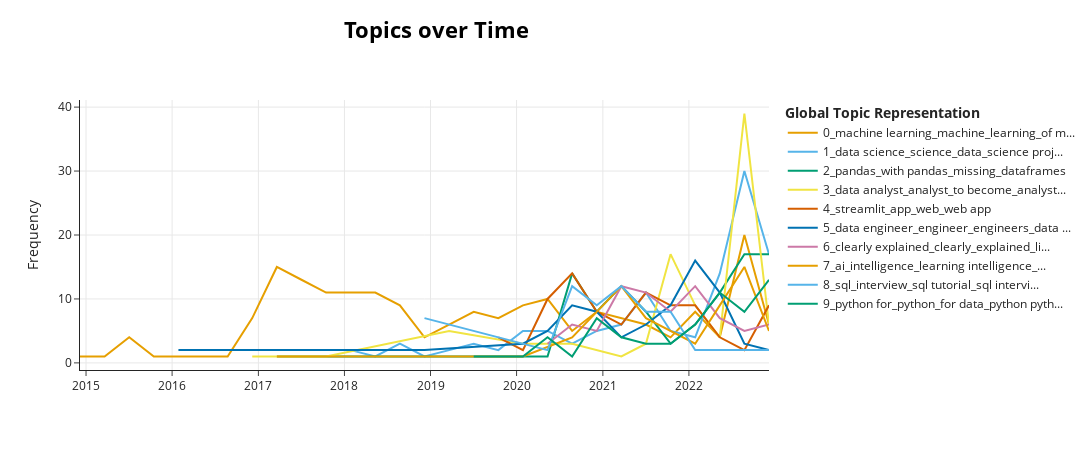

Notebook code cell kept with this figure:
### Code cell
topic_model_base_title.visualize_topics_over_time(topics_over_time_base_caption, top_n_topics=10)

### Figure 1 — Plotly figure (JSON) as saved in the notebook; plotly's stock layout.template omitted (floating-point values rounded to 4 significant figures)
{"data": [{"hoverinfo": "text", "hovertext": ["<b>Topic 0</b><br>Words: variation, squared, the, the variation, variation around", "<b>Topic 0</b><br>Words: standard, the standard, the, the mean, standard error", "<b>Topic 0</b><br>Words: the, we, variation, gene, for", "<b>Topic 0</b><br>Words: genes, the, gene, clustering, we", "<b>Topic 0</b><br>Words: the, categories, genes, we, lda", "<b>Topic 0</b><br>Words: size, sample size, the, sample, variation", "<b>Topic 0</b><br>Words: the, log, we, log base, of", "<b>Topic 0</b><br>Words: the, we, of, to, and", "<b>Topic 0</b><br>Words: the, we, quest, of, for", "<b>Topic 0</b><br>Words: the, we, quest, stat, gene", "<b>Topic 0</b><br>Words: the, we, quest, of, to", "<b>Topic 0</b><br>Words: the, likelihood, log, we, the log", "<b>Topic 0</b><br>Words: the, regression, ridge, we, ridge regression", "<b>Topic 0</b><br>Words: the, we, intercept, sample, the intercept", "<b>Topic 0</b><br>Words: the, we, sub, for, predicted", "<b>Topic 0</b><br>Words: the, we, gene, and, for", "<b>Topic 0</b><br>Words: the, we, tree, for, residuals", "<b>Topic 0</b><br>Words: the, we, value, and, in", "<b>Topic 0</b><br>Words: the, we, and, that, to", "<b>Topic 0</b><br>Words: sub, the, residuals, of the, we", "<b>Topic 0</b><br>Words: the, setosa, for setosa, we, for", "<b>Topic 0</b><br>Words: the, we, quest, of, to", "<b>Topic 0</b><br>Words: the, probability, we, the probability, surprise", "<b>Topic 0</b><br>Words: the, version, we, version one, cluster", "<b>Topic 0</b><br>Words: the, we, and, to, is", "<b>Topic 0</b><br>Words: the, we, neural, network, recurrent neural", "<b>Topic 0</b><br>Words: the, we, and, for, to", "<b>Topic 0</b><br>Words: the, we, and, for, in"], "marker": {"color": "#E69F00"}, "mode": "lines", "name": "0_machine learning_machine_learning_of m...", "type": "scatter", "x": ["2014-12-06T08:48:00", "2015-03-20T17:36:00", "2015-07-03T02:24:00", "2015-10-15T11:12:00", "2016-05-11T04:48:00", "2016-08-23T13:36:00", "2016-12-05T22:24:00", "2017-03-20T07:12:00", "2017-07-02T16:00:00", "2017-10-15T00:48:00", "2018-01-27T09:36:00", "2018-05-11T18:24:00", "2018-08-24T03:12:00", "2018-12-06T12:00:00", "2019-03-20T20:48:00", "2019-07-03T05:36:00", "2019-10-15T14:24:00", "2020-01-27T23:12:00", "2020-05-11T08:00:00", "2020-08-23T16:48:00", "2020-12-06T01:36:00", "2021-03-20T10:24:00", "2021-07-02T19:12:00", "2021-10-15T04:00:00", "2022-01-27T12:48:00", "2022-05-11T21:36:00", "2022-08-24T06:24:00", "2022-12-06T15:12:00"], "y": [1, 1, 4, 1, 1, 1, 7, 15, 13, 11, 11, 11, 9, 4, 6, 8, 7, 9, 10, 5, 8, 7, 6, 4, 8, 4, 20, 6]}, {"hoverinfo": "text", "hovertext": ["<b>Topic 1</b><br>Words: you, it, that, to, but", "<b>Topic 1</b><br>Words: it, you, that, to, and", "<b>Topic 1</b><br>Words: it, you, that, we, so", "<b>Topic 1</b><br>Words: you, to, that, it, right", "<b>Topic 1</b><br>Words: you, it, to, that, the", "<b>Topic 1</b><br>Words: you, it, to, that, right", "<b>Topic 1</b><br>Words: it, that, and, the, to", "<b>Topic 1</b><br>Words: that, the, it, you, to", "<b>Topic 1</b><br>Words: you, that, to, it, the", "<b>Topic 1</b><br>Words: um, you, it, that, to", "<b>Topic 1</b><br>Words: you, to, that, it, um", "<b>Topic 1</b><br>Words: like, it, um, you, that", "<b>Topic 1</b><br>Words: to, so, like, you, it", "<b>Topic 1</b><br>Words: like, it, um, you, that", "<b>Topic 1</b><br>Words: like, it, you, um, that", "<b>Topic 1</b><br>Words: it, we, so, that, to", "<b>Topic 1</b><br>Words: it, like, um, that, you", "<b>Topic 1</b><br>Words: it, uh, like, um, this"], "marker": {"color": "#56B4E9"}, "mode": "lines", "name": "1_data science_science_data_science proj...", "type": "scatter", "x": ["2018-01-27T09:36:00", "2018-05-11T18:24:00", "2018-08-24T03:12:00", "2018-12-06T12:00:00", "2019-03-20T20:48:00", "2019-07-03T05:36:00", "2019-10-15T14:24:00", "2020-01-27T23:12:00", "2020-05-11T08:00:00", "2020-08-23T16:48:00", "2020-12-06T01:36:00", "2021-03-20T10:24:00", "2021-07-02T19:12:00", "2021-10-15T04:00:00", "2022-01-27T12:48:00", "2022-05-11T21:36:00", "2022-08-24T06:24:00", "2022-12-06T15:12:00"], "y": [2, 1, 3, 1, 2, 3, 2, 5, 5, 3, 5, 6, 11, 5, 4, 14, 30, 17]}, {"hoverinfo": "text", "hovertext": ["<b>Topic 2</b><br>Words: profanity, text, we, this, here", "<b>Topic 2</b><br>Words: cashier, item, we, the, list", "<b>Topic 2</b><br>Words: the, so, we, species, and", "<b>Topic 2</b><br>Words: python, the, so, and, load", "<b>Topic 2</b><br>Words: will, country, the, and, this", "<b>Topic 2</b><br>Words: we, and, to, the, this", "<b>Topic 2</b><br>Words: and, the, you, we, um", "<b>Topic 2</b><br>Words: and, we, the, to, it", "<b>Topic 2</b><br>Words: and, the, to, data, so", "<b>Topic 2</b><br>Words: the, and, plot, you, plots", "<b>Topic 2</b><br>Words: we, the, and, so, this", "<b>Topic 2</b><br>Words: we, the, and, this, to", "<b>Topic 2</b><br>Words: we, and, this, to, the", "<b>Topic 2</b><br>Words: we, and, it, to, this"], "marker": {"color": "#009E73"}, "mode": "lines", "name": "2_pandas_with pandas_missing_dataframes", "type": "scatter", "x": ["2017-03-20T07:12:00", "2018-12-06T12:00:00", "2019-03-20T20:48:00", "2020-01-27T23:12:00", "2020-05-11T08:00:00", "2020-08-23T16:48:00", "2020-12-06T01:36:00", "2021-03-20T10:24:00", "2021-07-02T19:12:00", "2021-10-15T04:00:00", "2022-01-27T12:48:00", "2022-05-11T21:36:00", "2022-08-24T06:24:00", "2022-12-06T15:12:00"], "y": [1, 1, 1, 1, 1, 14, 8, 12, 8, 3, 6, 11, 17, 17]}, {"hoverinfo": "text", "hovertext": ["<b>Topic 3</b><br>Words: she, she going, so she, her, flower", "<b>Topic 3</b><br>Words: the, and, deep, it, of", "<b>Topic 3</b><br>Words: neural, networks, neural networks, of, and", "<b>Topic 3</b><br>Words: the, so, is, and, we", "<b>Topic 3</b><br>Words: we, the, to, and, neural", "<b>Topic 3</b><br>Words: the, attack, model, adversarial examples, examples", "<b>Topic 3</b><br>Words: the, network, of, you, to", "<b>Topic 3</b><br>Words: the, to, you, is, network", "<b>Topic 3</b><br>Words: the, we, and, is, to", "<b>Topic 3</b><br>Words: we, the, so, layers, layer", "<b>Topic 3</b><br>Words: the, we, to, is, you", "<b>Topic 3</b><br>Words: the, to, is, output, you"], "marker": {"color": "#F0E442"}, "mode": "lines", "name": "3_data analyst_analyst_to become_analyst...", "type": "scatter", "x": ["2016-12-05T22:24:00", "2017-10-15T00:48:00", "2019-03-20T20:48:00", "2020-01-27T23:12:00", "2020-08-23T16:48:00", "2021-03-20T10:24:00", "2021-07-02T19:12:00", "2021-10-15T04:00:00", "2022-01-27T12:48:00", "2022-05-11T21:36:00", "2022-08-24T06:24:00", "2022-12-06T15:12:00"], "y": [1, 1, 5, 3, 3, 1, 3, 17, 9, 4, 39, 6]}, {"hoverinfo": "text", "hovertext": ["<b>Topic 4</b><br>Words: company, you, that, to, they", "<b>Topic 4</b><br>Words: questions, interview, you, that, in", "<b>Topic 4</b><br>Words: you, that, and, to, like", "<b>Topic 4</b><br>Words: you, that, um, know, and", "<b>Topic 4</b><br>Words: you, that, um, to, it", "<b>Topic 4</b><br>Words: you, like, that, and, to", "<b>Topic 4</b><br>Words: you, and, that, to, it", "<b>Topic 4</b><br>Words: you, like, and, that, to", "<b>Topic 4</b><br>Words: you, and, that, to, it", "<b>Topic 4</b><br>Words: you, um, that, and, it", "<b>Topic 4</b><br>Words: you, to, job, build, your", "<b>Topic 4</b><br>Words: you, um, and, that, it"], "marker": {"color": "#D55E00"}, "mode": "lines", "name": "4_streamlit_app_web_web app", "type": "scatter", "x": ["2019-10-15T14:24:00", "2020-01-27T23:12:00", "2020-05-11T08:00:00", "2020-08-23T16:48:00", "2020-12-06T01:36:00", "2021-03-20T10:24:00", "2021-07-02T19:12:00", "2021-10-15T04:00:00", "2022-01-27T12:48:00", "2022-05-11T21:36:00", "2022-08-24T06:24:00", "2022-12-06T15:12:00"], "y": [4, 2, 10, 14, 8, 6, 11, 9, 9, 4, 2, 9]}, {"hoverinfo": "text", "hovertext": ["<b>Topic 5</b><br>Words: okay, to, of, the, so", "<b>Topic 5</b><br>Words: the, it, and, you, to", "<b>Topic 5</b><br>Words: the, you, of, that, to", "<b>Topic 5</b><br>Words: that, you, to, this, chair", "<b>Topic 5</b><br>Words: the, and, you, that, like", "<b>Topic 5</b><br>Words: to, that, the, you, it", "<b>Topic 5</b><br>Words: we, the, to, model, so", "<b>Topic 5</b><br>Words: you, that, to, and, the", "<b>Topic 5</b><br>Words: that, to, my, and, the", "<b>Topic 5</b><br>Words: that, to, you, and, it", "<b>Topic 5</b><br>Words: to, and, that, you, the", "<b>Topic 5</b><br>Words: to, and, the, that, like", "<b>Topic 5</b><br>Words: you, that, to, and, it", "<b>Topic 5</b><br>Words: and, to, the, of, you"], "marker": {"color": "#0072B2"}, "mode": "lines", "name": "5_data engineer_engineer_engineers_data ...", "type": "scatter", "x": ["2016-01-27T20:00:00", "2017-07-02T16:00:00", "2018-12-06T12:00:00", "2020-01-27T23:12:00", "2020-05-11T08:00:00", "2020-08-23T16:48:00", "2020-12-06T01:36:00", "2021-03-20T10:24:00", "2021-07-02T19:12:00", "2021-10-15T04:00:00", "2022-01-27T12:48:00", "2022-05-11T21:36:00", "2022-08-24T06:24:00", "2022-12-06T15:12:00"], "y": [2, 2, 2, 3, 5, 9, 8, 4, 6, 9, 16, 11, 3, 2]}, {"hoverinfo": "text", "hovertext": ["<b>Topic 6</b><br>Words: will, the, excel, file, in", "<b>Topic 6</b><br>Words: will, the, file, excel, to", "<b>Topic 6</b><br>Words: will, the, excel, workbook, in", "<b>Topic 6</b><br>Words: will, the, file, excel, to", "<b>Topic 6</b><br>Words: will, the, excel, file, workbook", "<b>Topic 6</b><br>Words: will, the, excel, to, we", "<b>Topic 6</b><br>Words: will, the, file, to, excel", "<b>Topic 6</b><br>Words: will, the, file, excel, to", "<b>Topic 6</b><br>Words: will, the, excel, sheet, file", "<b>Topic 6</b><br>Words: the, will, chatgpt, excel, in"], "marker": {"color": "#CC79A7"}, "mode": "lines", "name": "6_clearly explained_clearly_explained_li...", "type": "scatter", "x": ["2020-05-11T08:00:00", "2020-08-23T16:48:00", "2020-12-06T01:36:00", "2021-03-20T10:24:00", "2021-07-02T19:12:00", "2021-10-15T04:00:00", "2022-01-27T12:48:00", "2022-05-11T21:36:00", "2022-08-24T06:24:00", "2022-12-06T15:12:00"], "y": [3, 6, 5, 12, 11, 8, 12, 7, 5, 6]}, {"hoverinfo": "text", "hovertext": ["<b>Topic 7</b><br>Words: machine, learning, machine learning, you, of", "<b>Topic 7</b><br>Words: learning, of, machine, machine learning, and", "<b>Topic 7</b><br>Words: learning, machine learning, machine, you, of", "<b>Topic 7</b><br>Words: machine, learning, machine learning, you, of", "<b>Topic 7</b><br>Words: machine learning, machine, learning, of, and", "<b>Topic 7</b><br>Words: machine learning, machine, learning, you, of", "<b>Topic 7</b><br>Words: machine learning, machine, learning, of, to", "<b>Topic 7</b><br>Words: learning, machine learning, machine, of, you", "<b>Topic 7</b><br>Words: machine learning, machine, learning, of, and", "<b>Topic 7</b><br>Words: learning, machine learning, machine, you, of", "<b>Topic 7</b><br>Words: learning, machine learning, machine, you, of", "<b>Topic 7</b><br>Words: machine learning, machine, learning, you, of", "<b>Topic 7</b><br>Words: like, of, you, kind of, kind"], "marker": {"color": "#E69F00"}, "mode": "lines", "name": "7_ai_intelligence_learning intelligence_...", "type": "scatter", "x": ["2017-03-20T07:12:00", "2018-05-11T18:24:00", "2018-12-06T12:00:00", "2020-01-27T23:12:00", "2020-08-23T16:48:00", "2020-12-06T01:36:00", "2021-03-20T10:24:00", "2021-07-02T19:12:00", "2021-10-15T04:00:00", "2022-01-27T12:48:00", "2022-05-11T21:36:00", "2022-08-24T06:24:00", "2022-12-06T15:12:00"], "y": [1, 1, 1, 1, 4, 8, 12, 7, 5, 3, 9, 15, 5]}, {"hoverinfo": "text", "hovertext": ["<b>Topic 8</b><br>Words: we, so, we re, our, re", "<b>Topic 8</b><br>Words: our, we, so, we ve, ve", "<b>Topic 8</b><br>Words: our, we, we re, so, going to", "<b>Topic 8</b><br>Words: our, we, so, we ve, we re", "<b>Topic 8</b><br>Words: our, we, so, we re, going to", "<b>Topic 8</b><br>Words: our, we, so, we re, going to", "<b>Topic 8</b><br>Words: our, we, so, going to, going", "<b>Topic 8</b><br>Words: we, our, so, going to, going", "<b>Topic 8</b><br>Words: we, our, so, going to, going", "<b>Topic 8</b><br>Words: we, our, so, to, going to", "<b>Topic 8</b><br>Words: face, we, deep face, so, our"], "marker": {"color": "#56B4E9"}, "mode": "lines", "name": "8_sql_interview_sql tutorial_sql intervi...", "type": "scatter", "x": ["2018-12-06T12:00:00", "2020-05-11T08:00:00", "2020-08-23T16:48:00", "2020-12-06T01:36:00", "2021-03-20T10:24:00", "2021-07-02T19:12:00", "2021-10-15T04:00:00", "2022-01-27T12:48:00", "2022-05-11T21:36:00", "2022-08-24T06:24:00", "2022-12-06T15:12:00"], "y": [7, 2, 12, 9, 12, 8, 8, 2, 2, 2, 2]}, {"hoverinfo": "text", "hovertext": ["<b>Topic 9</b><br>Words: we, data, to, the, do", "<b>Topic 9</b><br>Words: the, and, so, we, pandas", "<b>Topic 9</b><br>Words: we, our, so, data, to", "<b>Topic 9</b><br>Words: the, pandas gui, pandas, species, gui", "<b>Topic 9</b><br>Words: the, data, we, to, and", "<b>Topic 9</b><br>Words: the, you, want, data frame, to", "<b>Topic 9</b><br>Words: missing, the, missing value, will, pandas", "<b>Topic 9</b><br>Words: the, we, data, and, so", "<b>Topic 9</b><br>Words: we, the, data, and, to", "<b>Topic 9</b><br>Words: the, data, pandas, to, column", "<b>Topic 9</b><br>Words: the, pandas, data, column, to", "<b>Topic 9</b><br>Words: pandas, we, the, data, and"], "marker": {"color": "#009E73"}, "mode": "lines", "name": "9_python for_python_for data_python pyth...", "type": "scatter", "x": ["2019-07-03T05:36:00", "2020-01-27T23:12:00", "2020-05-11T08:00:00", "2020-08-23T16:48:00", "2020-12-06T01:36:00", "2021-03-20T10:24:00", "2021-07-02T19:12:00", "2021-10-15T04:00:00", "2022-01-27T12:48:00", "2022-05-11T21:36:00", "2022-08-24T06:24:00", "2022-12-06T15:12:00"], "y": [1, 1, 4, 1, 7, 4, 3, 3, 6, 11, 8, 13]}], "layout": {"height": 450, "hoverlabel": {"bgcolor": "white", "font": {"family": "Rockwell", "size": 16}}, "legend": {"title": {"text": "<b>Global Topic Representation"}}, "title": {"font": {"color": "Black", "size": 22}, "text": "<b>Topics over Time</b>", "x": 0.4, "xanchor": "center", "y": 0.95, "yanchor": "top"}, "width": 1250, "xaxis": {"showgrid": true}, "yaxis": {"showgrid": true, "title": {"text": "Frequency"}}}}
